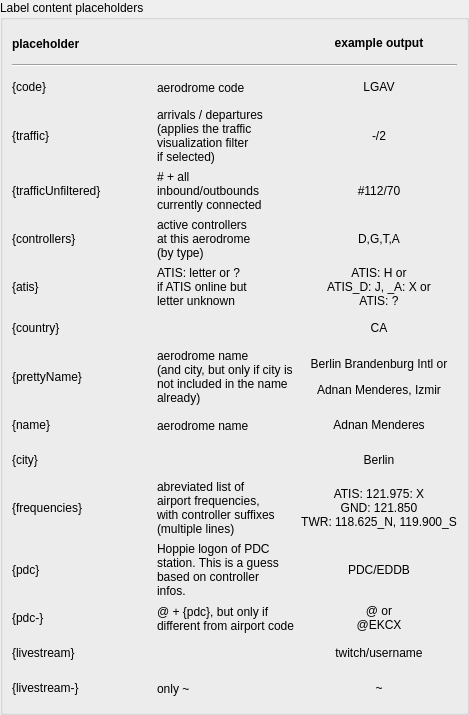
           <widget class="QWidget" name="scrollAreaWidgetContents">
            <property name="geometry">
             <rect>
              <x>0</x>
              <y>0</y>
              <width>469</width>
              <height>715</height>
             </rect>
            </property>
            <layout class="QVBoxLayout" name="verticalLayout_2">
             <property name="leftMargin">
              <number>0</number>
             </property>
             <property name="topMargin">
              <number>0</number>
             </property>
             <property name="rightMargin">
              <number>0</number>
             </property>
             <property name="bottomMargin">
              <number>0</number>
             </property>
             <item>
              <widget class="QGroupBox" name="groupBox_11">
               <property name="title">
                <string>Label content placeholders</string>
               </property>
               <layout class="QVBoxLayout" name="verticalLayout_9">
                <item>
                 <widget class="QWidget" name="widget_10" native="true">
                  <layout class="QGridLayout" name="gridLayout_20">
                   <property name="leftMargin">
                    <number>0</number>
                   </property>
                   <property name="topMargin">
                    <number>0</number>
                   </property>
                   <property name="rightMargin">
                    <number>0</number>
                   </property>
                   <property name="bottomMargin">
                    <number>0</number>
                   </property>
                   <item row="4" column="2">
                    <widget class="QLabel" name="label_107">
                     <property name="text">
                      <string># + all
inbound/outbounds 
currently connected</string>
                     </property>
                    </widget>
                   </item>
                   <item row="6" column="3">
                    <widget class="QLabel" name="label_90">
                     <property name="text">
                      <string>&lt;html&gt;&lt;head/&gt;&lt;body&gt;&lt;p align=&quot;center&quot;&gt;ATIS: H or&lt;br/&gt;ATIS_D: J, _A: X or&lt;br/&gt;ATIS: ?&lt;/p&gt;&lt;/body&gt;&lt;/html&gt;</string>
                     </property>
                    </widget>
                   </item>
                   <item row="12" column="0">
                    <widget class="QLabel" name="label_117">
                     <property name="text">
                      <string>{pdc}</string>
                     </property>
                     <property name="textInteractionFlags">
                      <set>Qt::LinksAccessibleByMouse|Qt::TextSelectableByKeyboard|Qt::TextSelectableByMouse</set>
                     </property>
                    </widget>
                   </item>
                   <item row="7" column="3">
                    <widget class="QLabel" name="label_100">
                     <property name="text">
                      <string>&lt;html&gt;&lt;head/&gt;&lt;body&gt;&lt;p align=&quot;center&quot;&gt;CA&lt;/p&gt;&lt;/body&gt;&lt;/html&gt;</string>
                     </property>
                    </widget>
                   </item>
                   <item row="12" column="3">
                    <widget class="QLabel" name="label_119">
                     <property name="text">
                      <string>&lt;html&gt;&lt;head/&gt;&lt;body&gt;&lt;p align=&quot;center&quot;&gt;PDC/EDDB&lt;/p&gt;&lt;/body&gt;&lt;/html&gt;</string>
                     </property>
                    </widget>
                   </item>
                   <item row="11" column="2">
                    <widget class="QLabel" name="label_109">
                     <property name="text">
                      <string>abreviated list of
airport frequencies,
with controller suffixes
(multiple lines)</string>
                     </property>
                    </widget>
                   </item>
                   <item row="5" column="2">
                    <widget class="QLabel" name="label_85">
                     <property name="text">
                      <string>active controllers
at this aerodrome
(by type)</string>
                     </property>
                    </widget>
                   </item>
                   <item row="5" column="3">
                    <widget class="QLabel" name="label_89">
                     <property name="text">
                      <string>&lt;html&gt;&lt;head/&gt;&lt;body&gt;&lt;p align=&quot;center&quot;&gt;D,G,T,A&lt;/p&gt;&lt;/body&gt;&lt;/html&gt;</string>
                     </property>
                    </widget>
                   </item>
                   <item row="9" column="3">
                    <widget class="QLabel" name="label_113">
                     <property name="text">
                      <string>&lt;html&gt;&lt;head/&gt;&lt;body&gt;&lt;p align=&quot;center&quot;&gt;Adnan Menderes&lt;/p&gt;&lt;/body&gt;&lt;/html&gt;</string>
                     </property>
                    </widget>
                   </item>
                   <item row="13" column="0">
                    <widget class="QLabel" name="label_169">
                     <property name="text">
                      <string>{pdc-}</string>
                     </property>
                     <property name="textInteractionFlags">
                      <set>Qt::LinksAccessibleByMouse|Qt::TextSelectableByKeyboard|Qt::TextSelectableByMouse</set>
                     </property>
                    </widget>
                   </item>
                   <item row="11" column="3">
                    <widget class="QLabel" name="label_110">
                     <property name="text">
                      <string>&lt;html&gt;&lt;head/&gt;&lt;body&gt;&lt;p align=&quot;center&quot;&gt;ATIS: 121.975: X&lt;br/&gt;GND: 121.850&lt;br/&gt;TWR: 118.625_N, 119.900_S&lt;/p&gt;&lt;/body&gt;&lt;/html&gt;</string>
                     </property>
                    </widget>
                   </item>
                   <item row="2" column="2">
                    <widget class="QLabel" name="label_84">
                     <property name="text">
                      <string>aerodrome code</string>
                     </property>
                    </widget>
                   </item>
                   <item row="3" column="2">
                    <widget class="QLabel" name="label_99">
                     <property name="text">
                      <string>arrivals / departures
(applies the traffic 
visualization filter 
if selected)</string>
                     </property>
                    </widget>
                   </item>
                   <item row="0" column="0">
                    <widget class="QLabel" name="label_92">
                     <property name="font">
                      <font>
                       <bold>true</bold>
                      </font>
                     </property>
                     <property name="text">
                      <string>placeholder</string>
                     </property>
                    </widget>
                   </item>
                   <item row="8" column="3">
                    <widget class="QLabel" name="label_83">
                     <property name="text">
                      <string>&lt;html&gt;&lt;head/&gt;&lt;body&gt;&lt;p align=&quot;center&quot;&gt;Berlin Brandenburg Intl or&lt;/p&gt;&lt;p align=&quot;center&quot;&gt;Adnan Menderes, Izmir&lt;/p&gt;&lt;/body&gt;&lt;/html&gt;</string>
                     </property>
                    </widget>
                   </item>
                   <item row="1" column="0" colspan="4">
                    <widget class="Line" name="line_5">
                     <property name="orientation">
                      <enum>Qt::Horizontal</enum>
                     </property>
                    </widget>
                   </item>
                   <item row="3" column="0">
                    <widget class="QLabel" name="label_98">
                     <property name="text">
                      <string>{traffic}</string>
                     </property>
                     <property name="textInteractionFlags">
                      <set>Qt::LinksAccessibleByMouse|Qt::TextSelectableByKeyboard|Qt::TextSelectableByMouse</set>
                     </property>
                    </widget>
                   </item>
                   <item row="8" column="2">
                    <widget class="QLabel" name="label_93">
                     <property name="text">
                      <string>aerodrome name
(and city, but only if city is
not included in the name
already)</string>
                     </property>
                    </widget>
                   </item>
                   <item row="13" column="3">
                    <widget class="QLabel" name="label_171">
                     <property name="text">
                      <string>&lt;html&gt;&lt;head/&gt;&lt;body&gt;&lt;p align=&quot;center&quot;&gt;@ or&lt;br/&gt;@EKCX&lt;/p&gt;&lt;/body&gt;&lt;/html&gt;</string>
                     </property>
                    </widget>
                   </item>
                   <item row="10" column="0">
                    <widget class="QLabel" name="label_81">
                     <property name="text">
                      <string>{city}</string>
                     </property>
                     <property name="textInteractionFlags">
                      <set>Qt::LinksAccessibleByMouse|Qt::TextSelectableByKeyboard|Qt::TextSelectableByMouse</set>
                     </property>
                    </widget>
                   </item>
                   <item row="3" column="3">
                    <widget class="QLabel" name="label_80">
                     <property name="text">
                      <string>&lt;html&gt;&lt;head/&gt;&lt;body&gt;&lt;p align=&quot;center&quot;&gt;-/2&lt;/p&gt;&lt;/body&gt;&lt;/html&gt;</string>
                     </property>
                    </widget>
                   </item>
                   <item row="6" column="0">
                    <widget class="QLabel" name="label_87">
                     <property name="text">
                      <string>{atis}</string>
                     </property>
                     <property name="textInteractionFlags">
                      <set>Qt::LinksAccessibleByMouse|Qt::TextSelectableByKeyboard|Qt::TextSelectableByMouse</set>
                     </property>
                    </widget>
                   </item>
                   <item row="2" column="0">
                    <widget class="QLabel" name="label_102">
                     <property name="text">
                      <string>{code}</string>
                     </property>
                     <property name="textInteractionFlags">
                      <set>Qt::LinksAccessibleByMouse|Qt::TextSelectableByKeyboard|Qt::TextSelectableByMouse</set>
                     </property>
                    </widget>
                   </item>
                   <item row="15" column="3">
                    <widget class="QLabel" name="label_161">
                     <property name="text">
                      <string>&lt;html&gt;&lt;head/&gt;&lt;body&gt;&lt;p align=&quot;center&quot;&gt;twitch/username&lt;/p&gt;&lt;/body&gt;&lt;/html&gt;</string>
                     </property>
                    </widget>
                   </item>
                   <item row="10" column="3">
                    <widget class="QLabel" name="label_91">
                     <property name="text">
                      <string>&lt;html&gt;&lt;head/&gt;&lt;body&gt;&lt;p align=&quot;center&quot;&gt;Berlin&lt;/p&gt;&lt;/body&gt;&lt;/html&gt;</string>
                     </property>
                    </widget>
                   </item>
                   <item row="13" column="2">
                    <widget class="QLabel" name="label_170">
                     <property name="text">
                      <string>@ + {pdc}, but only if
different from airport code</string>
                     </property>
                    </widget>
                   </item>
                   <item row="4" column="0">
                    <widget class="QLabel" name="label_95">
                     <property name="text">
                      <string>{trafficUnfiltered}</string>
                     </property>
                     <property name="textInteractionFlags">
                      <set>Qt::LinksAccessibleByMouse|Qt::TextSelectableByKeyboard|Qt::TextSelectableByMouse</set>
                     </property>
                    </widget>
                   </item>
                   <item row="9" column="2">
                    <widget class="QLabel" name="label_112">
                     <property name="text">
                      <string>aerodrome name</string>
                     </property>
                    </widget>
                   </item>
                   <item row="11" column="0">
                    <widget class="QLabel" name="label_108">
                     <property name="text">
                      <string>{frequencies}</string>
                     </property>
                     <property name="textInteractionFlags">
                      <set>Qt::LinksAccessibleByMouse|Qt::TextSelectableByKeyboard|Qt::TextSelectableByMouse</set>
                     </property>
                    </widget>
                   </item>
                   <item row="0" column="3">
                    <widget class="QLabel" name="label_82">
                     <property name="font">
                      <font>
                       <bold>true</bold>
                      </font>
                     </property>
                     <property name="text">
                      <string>&lt;html&gt;&lt;head/&gt;&lt;body&gt;&lt;p align=&quot;center&quot;&gt;example output&lt;/p&gt;&lt;/body&gt;&lt;/html&gt;</string>
                     </property>
                    </widget>
                   </item>
                   <item row="4" column="3">
                    <widget class="QLabel" name="label_94">
                     <property name="text">
                      <string>&lt;html&gt;&lt;head/&gt;&lt;body&gt;&lt;p align=&quot;center&quot;&gt;#112/70&lt;/p&gt;&lt;/body&gt;&lt;/html&gt;</string>
                     </property>
                    </widget>
                   </item>
                   <item row="9" column="0">
                    <widget class="QLabel" name="label_111">
                     <property name="text">
                      <string>{name}</string>
                     </property>
                     <property name="textInteractionFlags">
                      <set>Qt::LinksAccessibleByMouse|Qt::TextSelectableByKeyboard|Qt::TextSelectableByMouse</set>
                     </property>
                    </widget>
                   </item>
                   <item row="15" column="2">
                    <widget class="QLabel" name="label_162">
                     <property name="text">
                      <string/>
                     </property>
                    </widget>
                   </item>
                   <item row="2" column="3">
                    <widget class="QLabel" name="label_103">
                     <property name="text">
                      <string>&lt;html&gt;&lt;head/&gt;&lt;body&gt;&lt;p align=&quot;center&quot;&gt;LGAV&lt;/p&gt;&lt;/body&gt;&lt;/html&gt;</string>
                     </property>
                    </widget>
                   </item>
                   <item row="5" column="0">
                    <widget class="QLabel" name="label_96">
                     <property name="text">
                      <string>{controllers}</string>
                     </property>
                     <property name="textInteractionFlags">
                      <set>Qt::LinksAccessibleByMouse|Qt::TextSelectableByKeyboard|Qt::TextSelectableByMouse</set>
                     </property>
                    </widget>
                   </item>
                   <item row="6" column="2">
                    <widget class="QLabel" name="label_88">
                     <property name="text">
                      <string>ATIS: letter or ? 
if ATIS online but 
letter unknown</string>
                     </property>
                    </widget>
                   </item>
                   <item row="15" column="0">
                    <widget class="QLabel" name="label_158">
                     <property name="text">
                      <string>{livestream}</string>
                     </property>
                     <property name="textInteractionFlags">
                      <set>Qt::LinksAccessibleByMouse|Qt::TextSelectableByKeyboard|Qt::TextSelectableByMouse</set>
                     </property>
                    </widget>
                   </item>
                   <item row="7" column="0">
                    <widget class="QLabel" name="label_97">
                     <property name="text">
                      <string>{country}</string>
                     </property>
                     <property name="textInteractionFlags">
                      <set>Qt::LinksAccessibleByMouse|Qt::TextSelectableByKeyboard|Qt::TextSelectableByMouse</set>
                     </property>
                    </widget>
                   </item>
                   <item row="8" column="0">
                    <widget class="QLabel" name="label_101">
                     <property name="text">
                      <string>{prettyName}</string>
                     </property>
                     <property name="textInteractionFlags">
                      <set>Qt::LinksAccessibleByMouse|Qt::TextSelectableByKeyboard|Qt::TextSelectableByMouse</set>
                     </property>
                    </widget>
                   </item>
                   <item row="12" column="2">
                    <widget class="QLabel" name="label_118">
                     <property name="text">
                      <string>Hoppie logon of PDC
station. This is a guess
based on controller 
infos.</string>
                     </property>
                    </widget>
                   </item>
                   <item row="16" column="0">
                    <widget class="QLabel" name="label_175">
                     <property name="text">
                      <string>{livestream-}</string>
                     </property>
                     <property name="textInteractionFlags">
                      <set>Qt::LinksAccessibleByMouse|Qt::TextSelectableByKeyboard|Qt::TextSelectableByMouse</set>
                     </property>
                    </widget>
                   </item>
                   <item row="16" column="2">
                    <widget class="QLabel" name="label_176">
                     <property name="text">
                      <string>only ~</string>
                     </property>
                    </widget>
                   </item>
                   <item row="16" column="3">
                    <widget class="QLabel" name="label_177">
                     <property name="text">
                      <string>&lt;html&gt;&lt;head/&gt;&lt;body&gt;&lt;p align=&quot;center&quot;&gt;~&lt;/p&gt;&lt;/body&gt;&lt;/html&gt;</string>
                     </property>
                    </widget>
                   </item>
                  </layout>
                 </widget>
                </item>
               </layout>
              </widget>
             </item>
            </layout>
           </widget>
